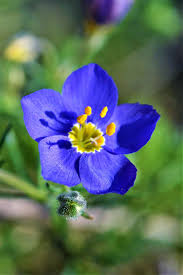
#> input picture src/data/BlueBowl_01.jpg, 183 x 275 px
$ python -i hu_moments.py   (imports and definitions only)
#> lines starting #> are read from the running program, lines starting #| are printed output that depends on the picture; after the words box and inside, x2 and y2 are one past the last pixel; in counts of white or black regions, pixels touching at a corner belong together
#> further down, picture is the input picture: shape (275, 183, 3); mean B, G, R 99.1, 104.7, 87.2
import cv2
import numpy as np
import matplotlib.pyplot as plt
import operations.filters as filters
from io import BytesIO


def calcular_momentos_hu(img, suavizar=False, canny=False, umbral=127):
#> called with suavizar = False, canny = False, umbral = 127
    img = cv2.cvtColor(img, cv2.COLOR_BGR2GRAY) if len(img.shape) == 3 else img
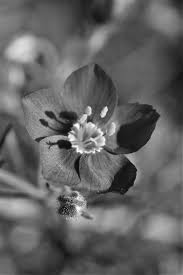
#> img: shape (275, 183); min 4, max 255, mean 98.8

    # Suavizado opcional
    if suavizar:
        img = filters.filtro_gaussiano(img, (5, 5), 0)

    # Umbralización a binario
    _, binary_image = cv2.threshold(img, umbral, 255, cv2.THRESH_BINARY)
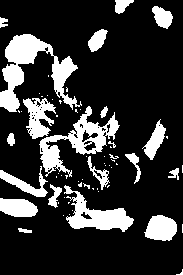
#> binary_image: shape (275, 183); 20% white; 64 white regions (43 under 20 px), largest, box (x1, y1, x2, y2) and area: (0, 34, 82, 112) 2370, (39, 106, 120, 177) 1730, (64, 185, 134, 232) 1321

    # Canny opcional
    if canny:
        imagen_procesada = filters.borde_canny(binary_image, 100, 200)
    else:
        imagen_procesada = binary_image

    # Cálculo de los momentos
    moments = cv2.moments(imagen_procesada)
#> moments = moments, m00 2562240, centre m10/m00, m01/m00 = (73.76, 136.7)

    # Cálculo de los momentos de Hu
    hu_moments = cv2.HuMoments(moments)
#> hu_moments = [0.00264, 8.55e-07, 1.04e-09, 8.33e-10, -5.53e-19, -7.38e-13, -5.42e-19]

    return hu_moments, imagen_procesada


def comparar_momentos(hu1, hu2):
    """
    Calcula la distancia euclidiana entre dos conjuntos de momentos de Hu.
    """
    return np.linalg.norm(hu1 - hu2)

def generar_imagen_con_momentos_completo(img, hu_moments, title="Imagen con Momentos de Hu"):
    fig, ax = plt.subplots()
    ax.imshow(img, cmap='gray')
    ax.set_title(title)
    ax.axis('off')

    hu_text = "\n".join([f"Hu[{i+1}]: {hu[0]:.2e}" for i, hu in enumerate(hu_moments)])
    fig.text(0.02, 0.5, hu_text, fontsize=10, va='center')

    # Convertir a array
    buf = BytesIO()
    fig.savefig(buf, format='png', bbox_inches='tight')
    buf.seek(0)
    arr = np.frombuffer(buf.getvalue(), dtype=np.uint8)
    img_array = cv2.imdecode(arr, cv2.IMREAD_COLOR)
    plt.close(fig)

    return fig, img_array

>>> import cv2
>>> picture = cv2.imread('../data/BlueBowl_01.jpg')
>>> result = calcular_momentos_hu(picture)

$ run again, on src/data/BlueBowl_02.jpg
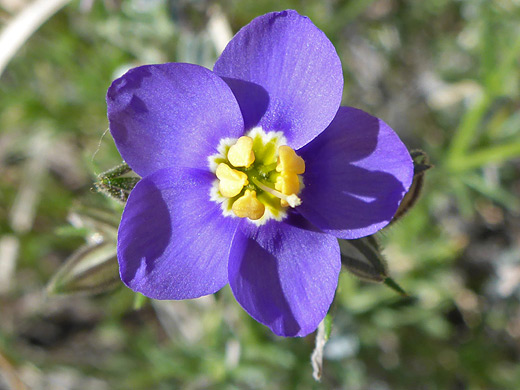
#> input picture src/data/BlueBowl_02.jpg, 520 x 390 px
#> picture is the input picture: shape (390, 520, 3); mean B, G, R 119, 114.2, 117.3
#> in calcular_momentos_hu, `img = cv2.cvtColor(img, cv2.COLOR_BGR2GRAY) if len(img.shape) == 3 els..`:
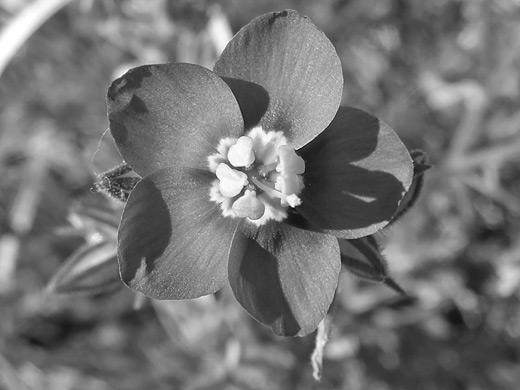
#> img: shape (390, 520); min 12, max 255, mean 115.6
#> in calcular_momentos_hu, `_, binary_image = cv2.threshold(img, umbral, 255, cv2.THRESH_BINARY)`:
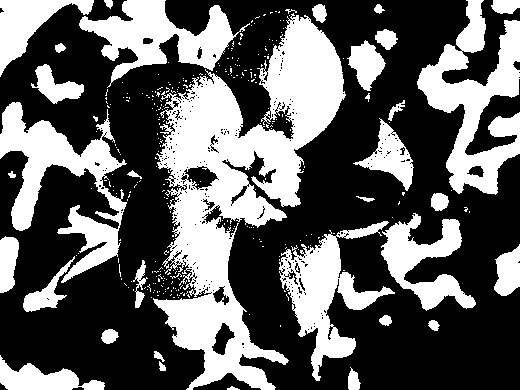
#> binary_image: shape (390, 520); 37.5% white; 314 white regions (279 under 20 px), largest, box (x1, y1, x2, y2) and area: (153, 13, 346, 390) 29098, (417, 0, 520, 195) 8756, (0, 102, 127, 283) 7960
#> moments = moments, m00 19377450, centre m10/m00, m01/m00 = (250, 173.8)
#> hu_moments = [0.00163, 2.31e-07, 3.16e-10, 8.65e-13, 5.55e-24, 1.2e-16, 1.32e-23]

$ run again, on src/data/BlueBowl_03.jpg
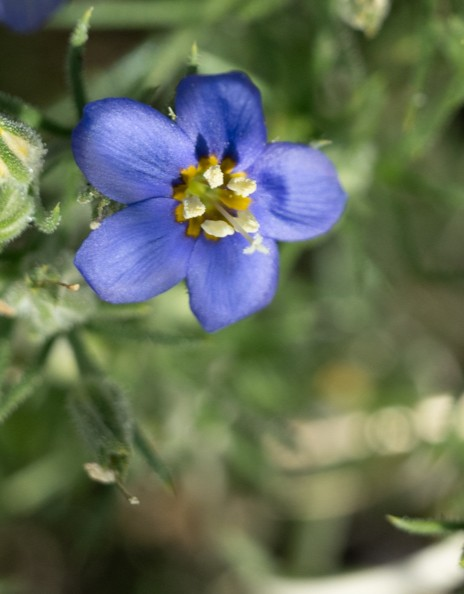
#> input picture src/data/BlueBowl_03.jpg, 464 x 594 px
#> picture is the input picture: shape (594, 464, 3); mean B, G, R 87, 108.9, 98.4
#> in calcular_momentos_hu, `img = cv2.cvtColor(img, cv2.COLOR_BGR2GRAY) if len(img.shape) == 3 els..`:
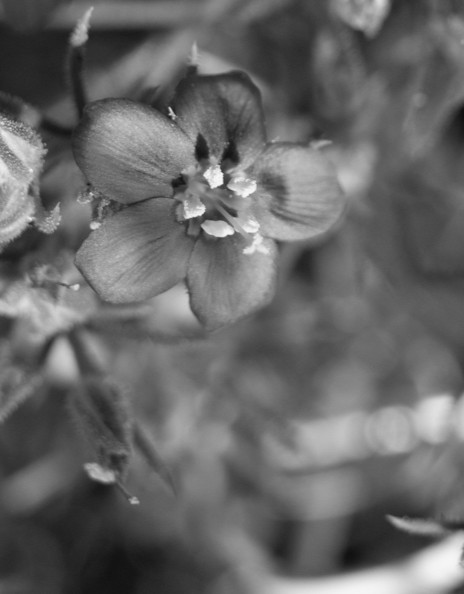
#> img: shape (594, 464); min 15, max 249, mean 103.3
#> in calcular_momentos_hu, `_, binary_image = cv2.threshold(img, umbral, 255, cv2.THRESH_BINARY)`:
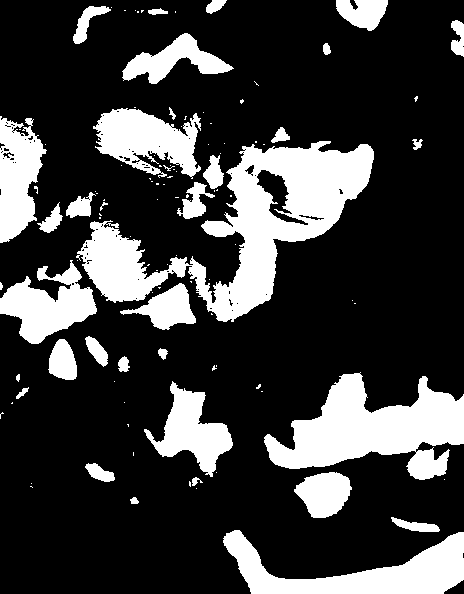
#> binary_image: shape (594, 464); 23.9% white; 110 white regions (75 under 20 px), largest, box (x1, y1, x2, y2) and area: (76, 141, 374, 322) 18528, (264, 372, 464, 480) 11267, (223, 530, 464, 594) 6930
#> moments = moments, m00 16778235, centre m10/m00, m01/m00 = (235.6, 306.6)
#> hu_moments = [0.00236, 1.22e-06, 2.53e-09, 3.06e-10, 1.78e-19, 2.91e-13, 2.03e-19]

$ run again, on src/data/BlueBowl_04.jpg
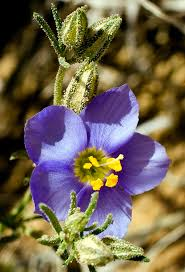
#> input picture src/data/BlueBowl_04.jpg, 185 x 272 px
#> picture is the input picture: shape (272, 185, 3); mean B, G, R 80.7, 100.7, 114
#> in calcular_momentos_hu, `img = cv2.cvtColor(img, cv2.COLOR_BGR2GRAY) if len(img.shape) == 3 els..`:
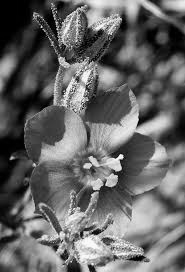
#> img: shape (272, 185); min 0, max 251, mean 102.4
#> in calcular_momentos_hu, `_, binary_image = cv2.threshold(img, umbral, 255, cv2.THRESH_BINARY)`:
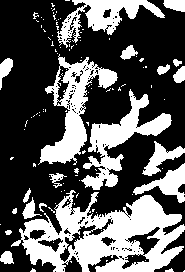
#> binary_image: shape (272, 185); 35.3% white; 113 white regions (93 under 20 px), largest, box (x1, y1, x2, y2) and area: (11, 190, 185, 272) 7244, (38, 54, 118, 165) 2936, (81, 89, 172, 190) 2665
#> moments = moments, m00 4523445, centre m10/m00, m01/m00 = (104.2, 161.4)
#> hu_moments = [0.00184, 9.75e-07, 1.16e-09, 6.27e-10, 5.31e-19, 6.16e-13, 6.52e-20]
